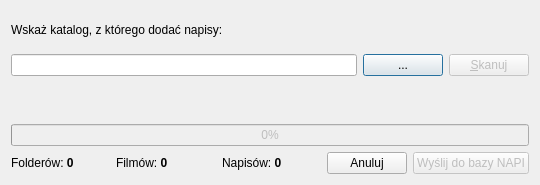
<ui version="4.0" >
 <class>frmUpload</class>
 <widget class="QDialog" name="frmUpload" >
  <property name="geometry" >
   <rect>
    <x>0</x>
    <y>0</y>
    <width>540</width>
    <height>185</height>
   </rect>
  </property>
  <property name="minimumSize" >
   <size>
    <width>540</width>
    <height>185</height>
   </size>
  </property>
  <property name="windowTitle" >
   <string>QNapi - dodawanie nowych napisów</string>
  </property>
  <property name="windowIcon" >
   <iconset resource="../res/resources.qrc" >:/icon/qnapi-48-icon.png</iconset>
  </property>
  <layout class="QGridLayout" >
   <item row="0" column="0" colspan="3" >
    <widget class="QLabel" name="lbSelectDirectory" >
     <property name="text" >
      <string>Wskaż katalog, z którego dodać napisy:</string>
     </property>
    </widget>
   </item>
   <item row="1" column="0" colspan="3" >
    <widget class="QLineEdit" name="leSelectDirectory" />
   </item>
   <item row="1" column="3" >
    <widget class="QPushButton" name="pbSelectDirectory" >
     <property name="sizePolicy" >
      <sizepolicy vsizetype="Fixed" hsizetype="Fixed" >
       <horstretch>0</horstretch>
       <verstretch>0</verstretch>
      </sizepolicy>
     </property>
     <property name="text" >
      <string>...</string>
     </property>
    </widget>
   </item>
   <item row="1" column="4" >
    <widget class="QPushButton" name="pbScan" >
     <property name="enabled" >
      <bool>false</bool>
     </property>
     <property name="sizePolicy" >
      <sizepolicy vsizetype="Fixed" hsizetype="Fixed" >
       <horstretch>0</horstretch>
       <verstretch>0</verstretch>
      </sizepolicy>
     </property>
     <property name="text" >
      <string>&amp;Skanuj</string>
     </property>
    </widget>
   </item>
   <item row="2" column="0" colspan="5" >
    <widget class="QLabel" name="lbAction" >
     <property name="text" >
      <string/>
     </property>
    </widget>
   </item>
   <item row="3" column="0" colspan="5" >
    <widget class="QProgressBar" name="pbProgress" >
     <property name="enabled" >
      <bool>false</bool>
     </property>
     <property name="value" >
      <number>0</number>
     </property>
    </widget>
   </item>
   <item row="4" column="0" colspan="5" >
    <layout class="QHBoxLayout" >
     <item>
      <widget class="QLabel" name="lbFoldersCount" >
       <property name="text" >
        <string>Folderów: &lt;b>0&lt;/b></string>
       </property>
      </widget>
     </item>
     <item>
      <widget class="QLabel" name="lbMoviesCount" >
       <property name="text" >
        <string>Filmów: &lt;b>0&lt;/b></string>
       </property>
      </widget>
     </item>
     <item>
      <widget class="QLabel" name="lbSubtitlesCount" >
       <property name="text" >
        <string>Napisów: &lt;b>0&lt;/b></string>
       </property>
      </widget>
     </item>
     <item>
      <widget class="QPushButton" name="pbCancel" >
       <property name="sizePolicy" >
        <sizepolicy vsizetype="Fixed" hsizetype="Fixed" >
         <horstretch>0</horstretch>
         <verstretch>0</verstretch>
        </sizepolicy>
       </property>
       <property name="text" >
        <string>Anuluj</string>
       </property>
      </widget>
     </item>
     <item>
      <widget class="QPushButton" name="pbUpload" >
       <property name="enabled" >
        <bool>false</bool>
       </property>
       <property name="sizePolicy" >
        <sizepolicy vsizetype="Fixed" hsizetype="Fixed" >
         <horstretch>0</horstretch>
         <verstretch>0</verstretch>
        </sizepolicy>
       </property>
       <property name="text" >
        <string>Wyślij do bazy NAPI</string>
       </property>
      </widget>
     </item>
    </layout>
   </item>
  </layout>
 </widget>
 <resources>
  <include location="../src/resources.qrc" />
 </resources>
 <connections>
  <connection>
   <sender>pbCancel</sender>
   <signal>clicked()</signal>
   <receiver>frmUpload</receiver>
   <slot>close()</slot>
   <hints>
    <hint type="sourcelabel" >
     <x>321</x>
     <y>152</y>
    </hint>
    <hint type="destinationlabel" >
     <x>267</x>
     <y>86</y>
    </hint>
   </hints>
  </connection>
 </connections>
</ui>
